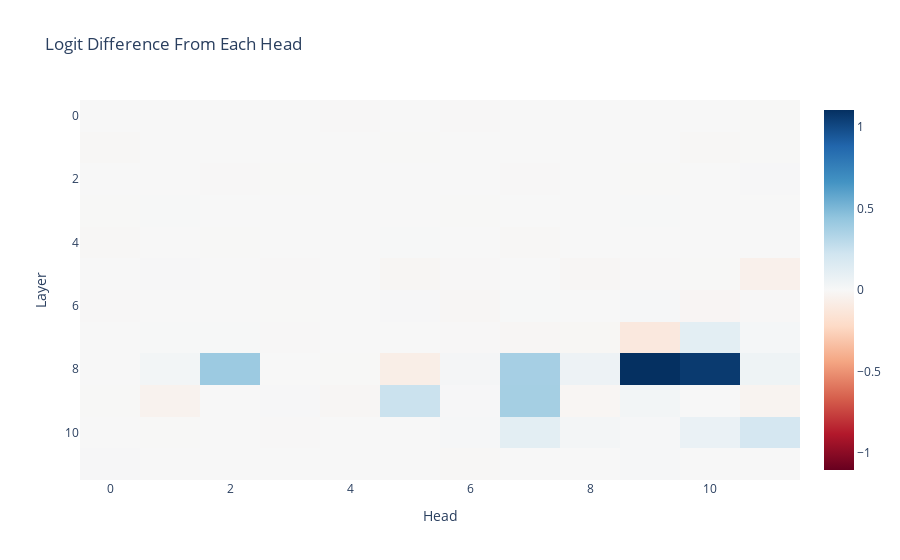

Here is the notebook cell this chart was saved with:
### Markdown cell above
Heads L7H5 and L8H10 make the biggest positive difference, and heads L8H1, L8H2, L8H5, L8H8 make a more modest difference. L9H1 and L9H11 make a negative contribution.

These are likely to be name movers and potentially S-inhibition heads.

### Code cell
per_head_residual, labels = clean_cache.stack_head_results(layer=-1, pos_slice=-1, return_labels=True)
per_head_logit_diffs = residual_stack_to_logit_diff(per_head_residual, clean_cache)
per_head_logit_diffs = einops.rearrange(per_head_logit_diffs, "(layer head_index) -> layer head_index", layer=model.cfg.n_layers, head_index=model.cfg.n_heads)
imshow(per_head_logit_diffs, xaxis="Head", yaxis="Layer", title="Logit Difference From Each Head")

### Figure 1 — Plotly figure (JSON) as saved in the notebook; plotly's stock layout.template omitted (floating-point values rounded to 4 significant figures; data arrays with more than 128 entries replaced by an {"elided": "..."} marker saying what was removed)
{"data": [{"coloraxis": "coloraxis", "hovertemplate": "x: %{x}<br>y: %{y}<br>color: %{z}<extra></extra>", "name": "0", "type": "heatmap", "xaxis": "x", "yaxis": "y", "z": {"elided": "12x12 float values"}}], "layout": {"coloraxis": {"cmid": 0, "colorscale": [[0, "rgb(103,0,31)"], [0.1, "rgb(178,24,43)"], [0.2, "rgb(214,96,77)"], [0.3, "rgb(244,165,130)"], [0.4, "rgb(253,219,199)"], [0.5, "rgb(247,247,247)"], [0.6, "rgb(209,229,240)"], [0.7, "rgb(146,197,222)"], [0.8, "rgb(67,147,195)"], [0.9, "rgb(33,102,172)"], [1, "rgb(5,48,97)"]]}, "title": {"text": "Logit Difference From Each Head"}, "xaxis": {"anchor": "y", "domain": [0, 1], "title": {"text": "Head"}}, "yaxis": {"anchor": "x", "autorange": "reversed", "domain": [0, 1], "title": {"text": "Layer"}}}}
